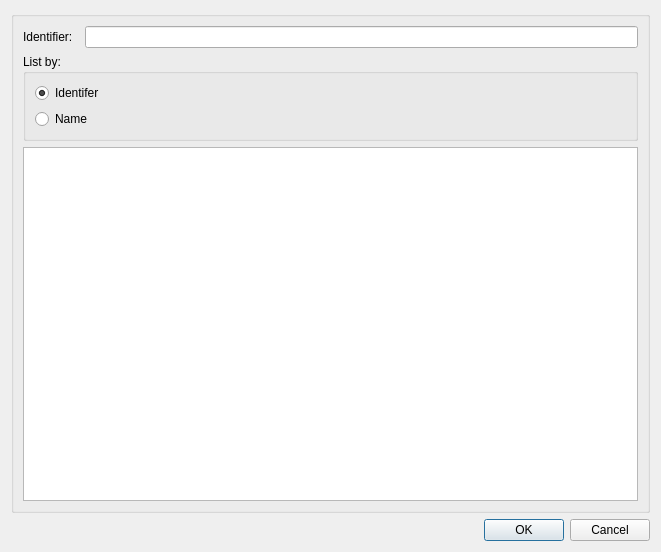
<?xml version="1.0" encoding="UTF-8"?>
<ui version="4.0">
 <class>ConfigureDialog</class>
 <widget class="QDialog" name="ConfigureDialog">
  <property name="geometry">
   <rect>
    <x>0</x>
    <y>0</y>
    <width>661</width>
    <height>552</height>
   </rect>
  </property>
  <property name="windowTitle">
   <string>Configure ConfigurationCapture</string>
  </property>
  <layout class="QGridLayout" name="gridLayout">
   <item row="0" column="0">
    <widget class="QGroupBox" name="configGroupBox">
     <property name="title">
      <string/>
     </property>
     <layout class="QFormLayout" name="formLayout">
      <item row="0" column="0">
       <widget class="QLabel" name="labelIdentifier">
        <property name="text">
         <string>Identifier:  </string>
        </property>
       </widget>
      </item>
      <item row="0" column="1">
       <widget class="QLineEdit" name="lineEditIdentifier"/>
      </item>
      <item row="1" column="0" colspan="2">
       <widget class="QGroupBox" name="groupBoxListBy">
        <property name="title">
         <string>List by:</string>
        </property>
        <layout class="QVBoxLayout" name="verticalLayout">
         <item>
          <widget class="QRadioButton" name="radioButtonListByIdentifier">
           <property name="text">
            <string>Identifer</string>
           </property>
           <property name="checked">
            <bool>true</bool>
           </property>
          </widget>
         </item>
         <item>
          <widget class="QRadioButton" name="radioButtonListByName">
           <property name="text">
            <string>Name</string>
           </property>
          </widget>
         </item>
        </layout>
       </widget>
      </item>
      <item row="2" column="0" colspan="2">
       <widget class="QTableView" name="tableView">
        <property name="alternatingRowColors">
         <bool>true</bool>
        </property>
        <property name="selectionMode">
         <enum>QAbstractItemView::NoSelection</enum>
        </property>
        <attribute name="horizontalHeaderStretchLastSection">
         <bool>true</bool>
        </attribute>
        <attribute name="verticalHeaderVisible">
         <bool>false</bool>
        </attribute>
       </widget>
      </item>
     </layout>
    </widget>
   </item>
   <item row="1" column="0">
    <widget class="QDialogButtonBox" name="buttonBox">
     <property name="orientation">
      <enum>Qt::Horizontal</enum>
     </property>
     <property name="standardButtons">
      <set>QDialogButtonBox::Cancel|QDialogButtonBox::Ok</set>
     </property>
    </widget>
   </item>
  </layout>
 </widget>
 <resources/>
 <connections>
  <connection>
   <sender>buttonBox</sender>
   <signal>accepted()</signal>
   <receiver>ConfigureDialog</receiver>
   <slot>accept()</slot>
   <hints>
    <hint type="sourcelabel">
     <x>248</x>
     <y>254</y>
    </hint>
    <hint type="destinationlabel">
     <x>157</x>
     <y>274</y>
    </hint>
   </hints>
  </connection>
  <connection>
   <sender>buttonBox</sender>
   <signal>rejected()</signal>
   <receiver>ConfigureDialog</receiver>
   <slot>reject()</slot>
   <hints>
    <hint type="sourcelabel">
     <x>316</x>
     <y>260</y>
    </hint>
    <hint type="destinationlabel">
     <x>286</x>
     <y>274</y>
    </hint>
   </hints>
  </connection>
 </connections>
</ui>
